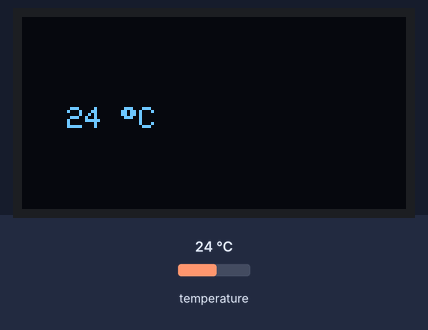
Bench run of a sketch on a simulated Arduino Uno, built with avr-gcc and run on an emulated ATmega328P. On the bench: 128×64 one-colour display. The test bench sets the inputs (shaded band); at power-on: temperature 24 °C. The display library's start-up logo is not drawn; what the sketch prints to the serial monitor is not drawn.

Above: at 2.9 s.
3.0 s: temperature set to 12 °C
At 5.0 s:
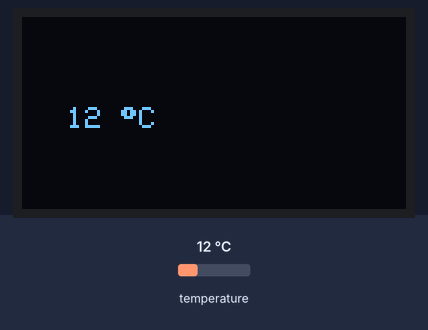
5.6 s: temperature set to 19 °C
8.1 s: temperature set to 28 °C
At 10.7 s:
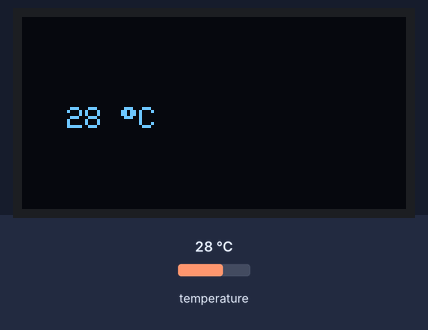
Timing chart, 0 to 12.2 s (numbered marks = the images above; inputs shaded):
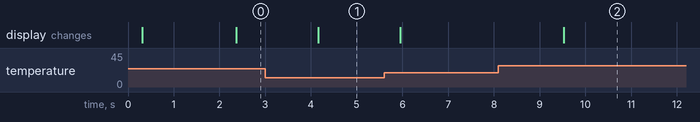

The sketch:

lab2_b3.6.ino
```cpp
#include <OneWire.h>
#include <DallasTemperature.h>
#include <SPI.h>
#include <Wire.h>
#include <Adafruit_GFX.h>
#include <Adafruit_SH110X.h>

#define i2c_Address 0x3c
#define SCREEN_WIDTH 128
#define SCREEN_HEIGHT 64
#define OLED_RESET -1
#define ONE_WIRE_BUS 4

Adafruit_SH1106G display = Adafruit_SH1106G(SCREEN_WIDTH, SCREEN_HEIGHT, &Wire, OLED_RESET);
OneWire oneWire(ONE_WIRE_BUS);
DallasTemperature sensors(&oneWire);

void setup(void) {
  Serial.begin(57600);

  delay(250); // wait for the OLED to power up
  display.begin(i2c_Address, true);
  display.display();
  delay(1250);
  display.clearDisplay();

  display.setTextSize(1);
  display.setTextColor(SH110X_WHITE);

  sensors.begin();
}

void loop(void) {
  sensors.requestTemperatures();
  float tempC = sensors.getTempCByIndex(0);

  if (tempC != DEVICE_DISCONNECTED_C) {
    Serial.print("Temperature for the device 1 (index 0) is: ");
    Serial.println(tempC);

    display.clearDisplay();
    display.setCursor(15,30);
    display.print((int) tempC, DEC);
    display.print(" ");
    display.print((char)247); // degree symbol
    display.print("C");
    display.display();
  } else {
    Serial.println("Error: Could not read temperature data");
  }
  delay(1000);
}
```

Measured:
- after the input at 3.0 s, the display: changes after 1.2 s (image 1)
- after the input at 8.1 s, the display: changes after 1.4 s (image 2)
